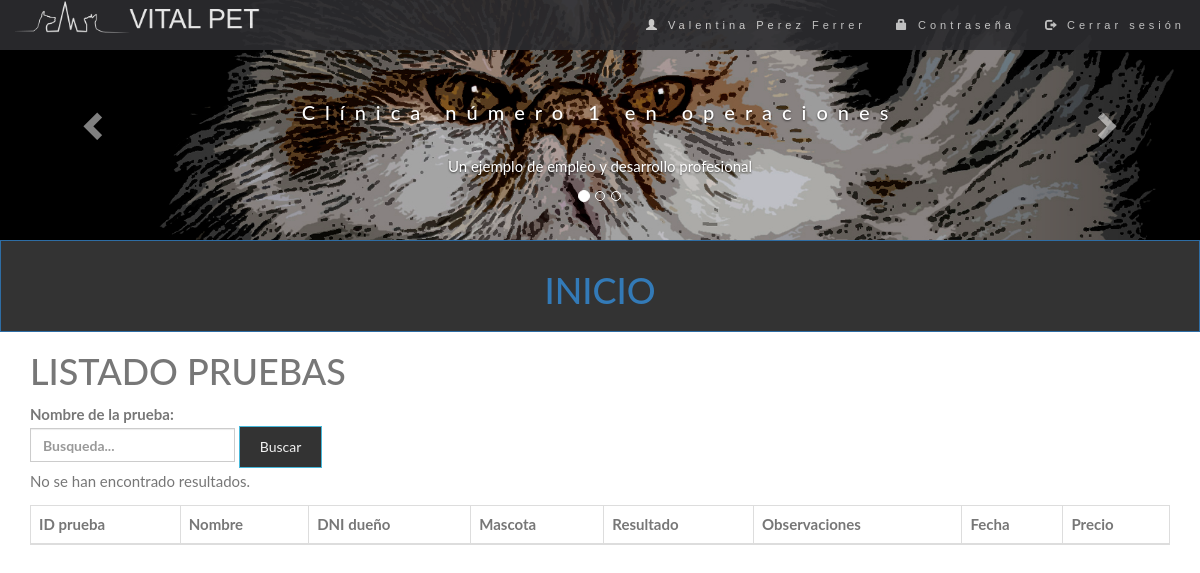
/VISTA/COMUN/vistaGestionPrueba.php (signed in), run on an earlier commit of the app's database.
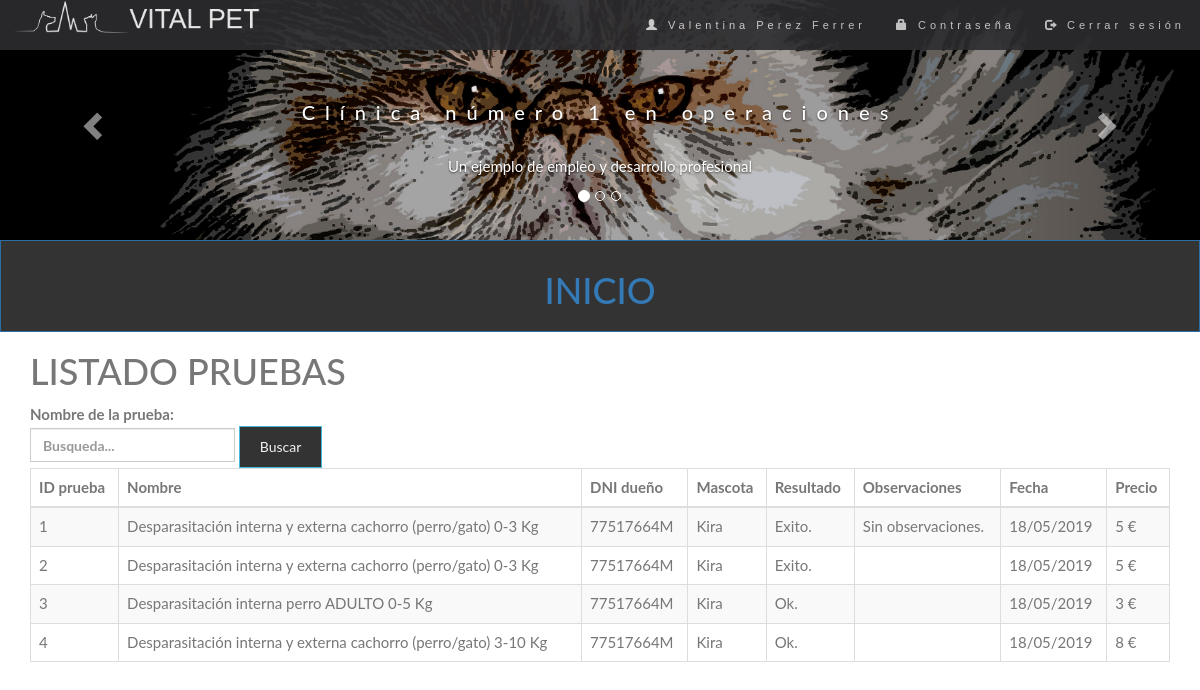
And on a later commit of the database.
### tables this page shows
CREATE TABLE `pruebas` (
  `id_prueba` int(11) NOT NULL,
  `id_tipo_prueba` int(11) NOT NULL,
  `id_mascota` int(11) NOT NULL,
  `resultado_prueba` varchar(2000) NOT NULL,
  `observaciones_prueba` varchar(2000) DEFAULT NULL,
  `id_cita` int(11) NOT NULL
);

CREATE TABLE `tipos_pruebas` (
  `id_tipo_prueba` int(11) NOT NULL,
  `nombre_tipo_prueba` varchar(200) NOT NULL,
  `precio_tipo_prueba` float NOT NULL
);

CREATE TABLE `usuarios` (
  `id_usuario` int(11) NOT NULL,
  `nombre_usuario` varchar(100) NOT NULL,
  `apellidos_usuario` varchar(100) NOT NULL,
  `dni_usuario` varchar(9) NOT NULL,
  `telefono_usuario` int(11) NOT NULL,
  `correo_usuario` varchar(100) NOT NULL,
  `fecna_usuario` date NOT NULL,
  `direccion_usuario` varchar(500) NOT NULL,
  `rol_usuario` varchar(20) NOT NULL,
  `pass_usuario` varchar(2000) NOT NULL
);

CREATE TABLE `mascotas` (
  `id_mascota` int(11) NOT NULL,
  `id_cliente` int(11) NOT NULL,
  `nombre_mascota` varchar(50) NOT NULL,
  `tipo_mascota` varchar(50) NOT NULL,
  `raza_mascota` varchar(50) NOT NULL,
  `sexo_mascota` varchar(50) NOT NULL,
  `fecna_mascota` date DEFAULT NULL,
  `peso_mascota` float NOT NULL
);

CREATE TABLE `citas` (
  `id_cita` int(11) NOT NULL,
  `fecha_cita` date NOT NULL,
  `hora_cita` varchar(10) NOT NULL,
  `estado_cita` varchar(50) NOT NULL,
  `num_consulta` int(11) NOT NULL,
  `id_mascota` int(11) NOT NULL,
  `id_cliente` int(11) NOT NULL,
  `id_veterinario` int(11) NOT NULL
);

### BBDD/model.php (called while the page is built, shortened)
<?php
    class Model {
        private $conexion;
        function __construct ($host, $user, $pass, $nombreBase){
            $this->conexion = new mysqli($host, $user, $pass);
                $this->conexion->set_charset("utf8");
        }
        public function ejecutarConsulta($consulta){
            $resultado = null;
            if(isset($this->conexion)){
                $resultado = $this->conexion->stmt_init();
                $resultado->prepare($consulta);
                $resultado->execute();
            }
            return $resultado;
        }
        public function devolverConsultaArray($consulta){
            $resultadoConsulta = $this->ejecutarConsulta($consulta);
            $total = null;
                if($resultadoConsulta){
                    $resultado = $resultadoConsulta->get_result();
                }
                if($resultado){
                    $fila = $resultado->fetch_array();
                    while ($fila != null){
                        $total[] = $fila;
                        $fila = $resultado->fetch_array();
                    }
                }
                return $total;
        }
        public function visualizarPruebasFiltradoCliente($id, $nombre){
            $consulta = "SELECT T.nombre_tipo_prueba, T.precio_tipo_prueba, P.id_prueba, P.resultado_prueba, P.observaciones_prueba, C.fecha_cita, M.nombre_mascota, U.dni_usuario
            FROM pruebas P
            JOIN tipos_pruebas T ON P.id_tipo_prueba = T.id_tipo_prueba
            JOIN citas C ON P.id_cita = C.id_cita
            JOIN mascotas M ON P.id_mascota = M.id_mascota
            JOIN usuarios U ON M.id_cliente = U.id_usuario
            WHERE T.nombre_tipo_prueba LIKE '%$nombre%' AND U.id_usuario = $id";
            $resultado = $this->devolverConsultaArray($consulta);
            return $resultado;
        }
        public function visualizarPruebasFiltradoPaginacionCliente($id, $nombre, $inicio, $tamano_pagina){
            $consulta = "SELECT T.nombre_tipo_prueba, T.precio_tipo_prueba, P.id_prueba, P.resultado_prueba, P.observaciones_prueba, C.fecha_cita, M.nombre_mascota, U.dni_usuario
            FROM pruebas P
            JOIN tipos_pruebas T ON P.id_tipo_prueba = T.id_tipo_prueba
            JOIN citas C ON P.id_cita = C.id_cita
            JOIN mascotas M ON P.id_mascota = M.id_mascota
            JOIN usuarios U ON M.id_cliente = U.id_usuario
            WHERE nombre_tipo_prueba LIKE '%$nombre%' AND U.id_usuario = $id LIMIT ".$inicio."," . $tamano_pagina;
            $resultado = $this->devolverConsultaArray($consulta);
            return $resultado;
        }
    }
?>

### VISTA/COMUN/vistaGestionPrueba.php (the view, shortened to what the changed rows need)
<?php
  if (isset($_GET["nombre"])){
    $nombre = $_GET["nombre"];
  }else{
    $nombre = "";
  }
?>
<!DOCTYPE html>
<html lang="es">
<head>
  <link rel="stylesheet" href="https://maxcdn.bootstrapcdn.com/bootstrap/3.4.0/css/bootstrap.min.css">
  <link href="//netdna.bootstrapcdn.com/bootstrap/3.2.0/css/bootstrap.min.css" rel="stylesheet" id="bootstrap-css">
<?php
      if($_SESSION['rol'] == 'Cliente'){
  echo "<link rel='stylesheet' type='text/css' href='../../CSS/estiloClienteIndex.css'>";
      }else{
  echo '  <link rel="stylesheet" type="text/css" href="../../CSS/estilo.css">';
      }
 ?>
  <link href="//maxcdn.bootstrapcdn.com/font-awesome/4.2.0/css/font-awesome.min.css" rel="stylesheet">
</head>
<body>
  <?php
      if($_SESSION['rol'] == 'Cliente'){
      echo"<button type='button' class='btn btn-primary btn-block'><a href='../CLIENTE/index.php'><h1>INICIO</h1></a></button>";
      }else {
        echo('<div class="row">
        <div class="col-12 col-sm-12 col-md-12  col-lg-12">');
      include "../../INCLUDE/menuPrincipal.inc";
      }
      ?>
<?php
if($_SESSION['rol'] != 'Cliente'){
  echo "<div class='logotipo col-12 col-sm-7 col-md-7 col-lg-7'>  <div class='form-group row'>";
}else{
  echo "<div class='logotipo col-12 col-sm-12 col-md-12 col-lg-12'> <div class='form-group row margen'>";
}
?>
      <div class="col-12 col-sm-12 col-md-12 col-lg-12">
 <h1>LISTADO PRUEBAS</h1>
</div>
</div>
  <div class="col-12 col-sm-12 col-md-12 col-lg-12">
  <table class="table table-bordered table-striped">
    <thead>
      <tr>
        <th>ID prueba</th>
        <th>Nombre</th>
        <th>DNI dueño</th>
        <th>Mascota</th>
        <th>Resultado</th>
        <th>Observaciones</th>
        <th>Fecha</th>
        <th>Precio</th>
      </tr>
    </thead>
    <tbody id="myTable">
    <?php
        require_once '../../BBDD/model.php';
        $conexion = new Model(Config::$host, Config::$user, Config::$pass, Config::$nombreBase);
        if($_SESSION['rol'] == 'Cliente'){
          $resultado = $conexion->visualizarPruebasFiltradoCliente($_SESSION['id_usuario'], $nombre);
        } else {
          $resultado = $conexion->visualizarPruebasFiltrado($nombre);
        }
          if (!empty($resultado)) {
            $tamano_pagina = 5;
            $pagina = false;
            if (!$pagina) {
                $inicio = 0;
            } else {
                $inicio = ($pagina - 1) * $tamano_pagina;
            }
            if ($_SESSION['rol'] == 'Cliente') {
              $resultadoPaginacion = $conexion->visualizarPruebasFiltradoPaginacionCliente($_SESSION['id_usuario'], $nombre, $inicio, $tamano_pagina);
            } else {
              $resultadoPaginacion = $conexion->visualizarPruebasFiltradoPaginacion($nombre, $inicio, $tamano_pagina);
            }
            foreach ($resultadoPaginacion as $prueba) {
                echo (" <tr>
                  <td>".$prueba['id_prueba']."</td>
                  <td>".$prueba['nombre_tipo_prueba']."</td>
                  <td>".$prueba['dni_usuario']."</td>
                  <td>".$prueba['nombre_mascota']."</td>
                  <td>".$prueba['resultado_prueba']."</td>
                  <td>".$prueba['observaciones_prueba']."</td>
                  <td>".date("d/m/Y", strtotime($prueba['fecha_cita']))."</td>
                  <td>".$prueba['precio_tipo_prueba']." &euro;</td>");
                echo ("</tr>");
            } ?>
    </tbody>
  </table>
</div>
<div class="col-12 col-sm-12 col-md-12 col-lg-12">
<?php
        } else {
            echo ("<p>No se han encontrado resultados.</p>");
        }
  ?>
</div>
</div>
</body>
</html>

What changed in the data, as far as the page shows it:
added pruebas: id_prueba "1", id_tipo_prueba.nombre_tipo_prueba "Desparasitación interna y externa cachorro (perro/gato) 0-3 Kg", usuarios.dni_usuario "77517664M", id_mascota.nombre_mascota "Kira", resultado_prueba "Exito.", observaciones_prueba "Sin observaciones.", id_cita.fecha_cita "18/05/2019", id_tipo_prueba.precio_tipo_prueba "5"
added pruebas: id_prueba "2", id_tipo_prueba.nombre_tipo_prueba "Desparasitación interna y externa cachorro (perro/gato) 0-3 Kg", usuarios.dni_usuario "77517664M", id_mascota.nombre_mascota "Kira", resultado_prueba "Exito.", id_cita.fecha_cita "18/05/2019", id_tipo_prueba.precio_tipo_prueba "5"
added pruebas: id_prueba "3", id_tipo_prueba.nombre_tipo_prueba "Desparasitación interna perro ADULTO 0-5 Kg", usuarios.dni_usuario "77517664M", id_mascota.nombre_mascota "Kira", resultado_prueba "Ok.", id_cita.fecha_cita "18/05/2019", id_tipo_prueba.precio_tipo_prueba "3"
added pruebas: id_prueba "4", id_tipo_prueba.nombre_tipo_prueba "Desparasitación interna y externa cachorro (perro/gato) 3-10 Kg", usuarios.dni_usuario "77517664M", id_mascota.nombre_mascota "Kira", resultado_prueba "Ok.", id_cita.fecha_cita "18/05/2019", id_tipo_prueba.precio_tipo_prueba "8"
Also different on the page:
text no longer shown: "No se han encontrado resultados."
